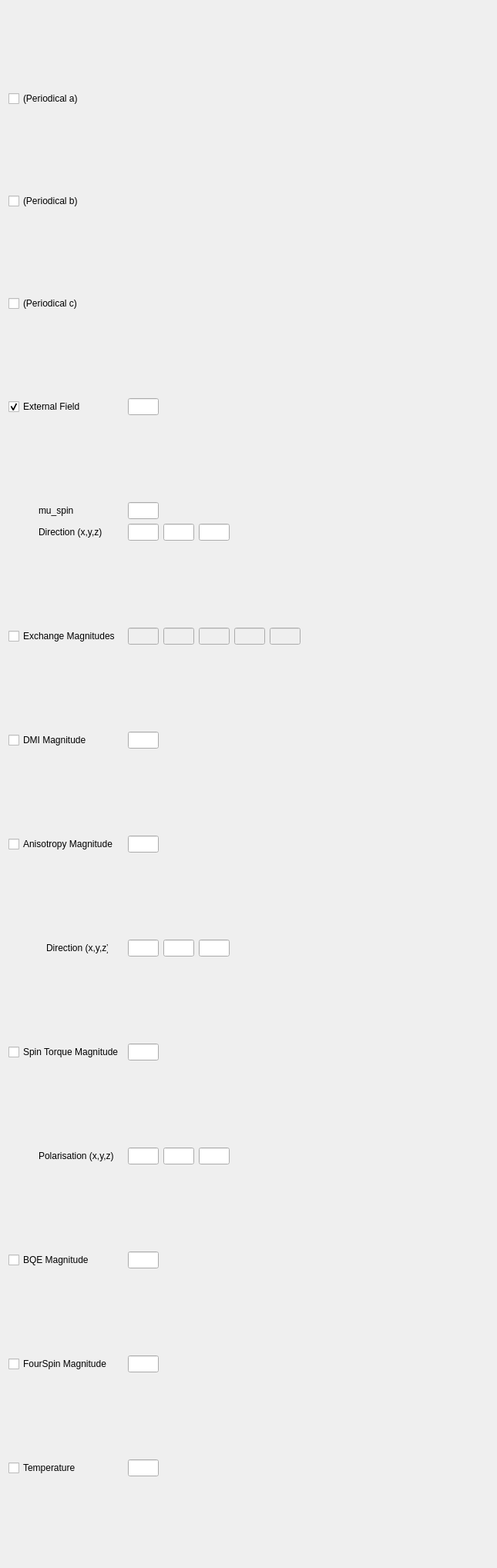
         <widget class="QWidget" name="scrollAreaWidgetContents">
          <property name="geometry">
           <rect>
            <x>0</x>
            <y>0</y>
            <width>645</width>
            <height>2036</height>
           </rect>
          </property>
          <layout class="QGridLayout" name="gridLayout_6">
           <item row="3" column="0">
            <widget class="QCheckBox" name="checkBox_extH">
             <property name="text">
              <string>External Field</string>
             </property>
             <property name="checked">
              <bool>true</bool>
             </property>
             <property name="tristate">
              <bool>false</bool>
             </property>
            </widget>
           </item>
           <item row="19" column="0">
            <layout class="QGridLayout" name="gridLayout_24">
             <item row="0" column="1">
              <widget class="QLabel" name="label_19">
               <property name="maximumSize">
                <size>
                 <width>100</width>
                 <height>16777215</height>
                </size>
               </property>
               <property name="text">
                <string>Polarisation (x,y,z)</string>
               </property>
              </widget>
             </item>
             <item row="0" column="0">
              <spacer name="horizontalSpacer_15">
               <property name="orientation">
                <enum>Qt::Horizontal</enum>
               </property>
               <property name="sizeType">
                <enum>QSizePolicy::Minimum</enum>
               </property>
               <property name="sizeHint" stdset="0">
                <size>
                 <width>30</width>
                 <height>20</height>
                </size>
               </property>
              </spacer>
             </item>
            </layout>
           </item>
           <item row="13" column="0">
            <layout class="QGridLayout" name="gridLayout_23">
             <item row="0" column="1">
              <widget class="QLabel" name="label_17">
               <property name="maximumSize">
                <size>
                 <width>80</width>
                 <height>16777215</height>
                </size>
               </property>
               <property name="text">
                <string>Direction (x,y,z)</string>
               </property>
              </widget>
             </item>
             <item row="0" column="0">
              <spacer name="horizontalSpacer_14">
               <property name="orientation">
                <enum>Qt::Horizontal</enum>
               </property>
               <property name="sizeType">
                <enum>QSizePolicy::Minimum</enum>
               </property>
               <property name="sizeHint" stdset="0">
                <size>
                 <width>30</width>
                 <height>20</height>
                </size>
               </property>
              </spacer>
             </item>
            </layout>
           </item>
           <item row="22" column="0">
            <widget class="QCheckBox" name="checkBox_bqe">
             <property name="text">
              <string>BQE Magnitude</string>
             </property>
            </widget>
           </item>
           <item row="7" column="0">
            <widget class="QCheckBox" name="checkBox_exchange">
             <property name="text">
              <string>Exchange Magnitudes</string>
             </property>
            </widget>
           </item>
           <item row="10" column="1">
            <widget class="QLineEdit" name="lineEdit_dmi">
             <property name="maximumSize">
              <size>
               <width>40</width>
               <height>16777215</height>
              </size>
             </property>
            </widget>
           </item>
           <item row="23" column="1">
            <widget class="QLineEdit" name="lineEdit_fourspin">
             <property name="maximumSize">
              <size>
               <width>40</width>
               <height>16777215</height>
              </size>
             </property>
            </widget>
           </item>
           <item row="23" column="0">
            <widget class="QCheckBox" name="checkBox_fourspin">
             <property name="text">
              <string>FourSpin Magnitude</string>
             </property>
            </widget>
           </item>
           <item row="22" column="1">
            <widget class="QLineEdit" name="lineEdit_bqe">
             <property name="maximumSize">
              <size>
               <width>40</width>
               <height>16777215</height>
              </size>
             </property>
            </widget>
           </item>
           <item row="17" column="0">
            <widget class="QCheckBox" name="checkBox_spin_torque">
             <property name="text">
              <string>Spin Torque Magnitude</string>
             </property>
            </widget>
           </item>
           <item row="10" column="0">
            <widget class="QCheckBox" name="checkBox_dmi">
             <property name="text">
              <string>DMI Magnitude</string>
             </property>
            </widget>
           </item>
           <item row="5" column="1">
            <layout class="QGridLayout" name="gridLayout_15">
             <item row="1" column="2">
              <widget class="QLineEdit" name="lineEdit_extHy">
               <property name="maximumSize">
                <size>
                 <width>40</width>
                 <height>16777215</height>
                </size>
               </property>
              </widget>
             </item>
             <item row="1" column="1">
              <widget class="QLineEdit" name="lineEdit_extHx">
               <property name="maximumSize">
                <size>
                 <width>40</width>
                 <height>16777215</height>
                </size>
               </property>
              </widget>
             </item>
             <item row="1" column="5">
              <spacer name="horizontalSpacer_8">
               <property name="orientation">
                <enum>Qt::Horizontal</enum>
               </property>
               <property name="sizeHint" stdset="0">
                <size>
                 <width>40</width>
                 <height>20</height>
                </size>
               </property>
              </spacer>
             </item>
             <item row="1" column="3">
              <widget class="QLineEdit" name="lineEdit_extHz">
               <property name="maximumSize">
                <size>
                 <width>40</width>
                 <height>16777215</height>
                </size>
               </property>
              </widget>
             </item>
             <item row="0" column="1">
              <widget class="QLineEdit" name="lineEdit_muSpin">
               <property name="maximumSize">
                <size>
                 <width>40</width>
                 <height>16777215</height>
                </size>
               </property>
              </widget>
             </item>
            </layout>
           </item>
           <item row="11" column="1">
            <layout class="QGridLayout" name="gridLayout_17">
             <item row="0" column="1">
              <widget class="QLineEdit" name="lineEdit_aniso">
               <property name="maximumSize">
                <size>
                 <width>40</width>
                 <height>16777215</height>
                </size>
               </property>
              </widget>
             </item>
             <item row="0" column="2">
              <spacer name="horizontalSpacer_10">
               <property name="orientation">
                <enum>Qt::Horizontal</enum>
               </property>
               <property name="sizeHint" stdset="0">
                <size>
                 <width>40</width>
                 <height>20</height>
                </size>
               </property>
              </spacer>
             </item>
            </layout>
           </item>
           <item row="17" column="1">
            <layout class="QGridLayout" name="gridLayout_20">
             <item row="0" column="0">
              <layout class="QGridLayout" name="gridLayout_19">
               <item row="0" column="1">
                <widget class="QLineEdit" name="lineEdit_spin_torque">
                 <property name="maximumSize">
                  <size>
                   <width>40</width>
                   <height>16777215</height>
                  </size>
                 </property>
                </widget>
               </item>
               <item row="0" column="2">
                <spacer name="horizontalSpacer_12">
                 <property name="orientation">
                  <enum>Qt::Horizontal</enum>
                 </property>
                 <property name="sizeHint" stdset="0">
                  <size>
                   <width>40</width>
                   <height>20</height>
                  </size>
                 </property>
                </spacer>
               </item>
              </layout>
             </item>
            </layout>
           </item>
           <item row="3" column="1">
            <layout class="QGridLayout" name="gridLayout_14">
             <item row="0" column="1">
              <widget class="QLineEdit" name="lineEdit_extH">
               <property name="maximumSize">
                <size>
                 <width>40</width>
                 <height>16777215</height>
                </size>
               </property>
              </widget>
             </item>
             <item row="0" column="2">
              <spacer name="horizontalSpacer_7">
               <property name="orientation">
                <enum>Qt::Horizontal</enum>
               </property>
               <property name="sizeHint" stdset="0">
                <size>
                 <width>40</width>
                 <height>20</height>
                </size>
               </property>
              </spacer>
             </item>
            </layout>
           </item>
           <item row="7" column="1">
            <layout class="QGridLayout" name="gridLayout_16">
             <item row="0" column="4">
              <widget class="QLineEdit" name="lineEdit_exchange4">
               <property name="enabled">
                <bool>false</bool>
               </property>
               <property name="maximumSize">
                <size>
                 <width>40</width>
                 <height>16777215</height>
                </size>
               </property>
              </widget>
             </item>
             <item row="0" column="5">
              <widget class="QLineEdit" name="lineEdit_exchange5">
               <property name="enabled">
                <bool>false</bool>
               </property>
               <property name="maximumSize">
                <size>
                 <width>40</width>
                 <height>16777215</height>
                </size>
               </property>
              </widget>
             </item>
             <item row="0" column="3">
              <widget class="QLineEdit" name="lineEdit_exchange3">
               <property name="enabled">
                <bool>false</bool>
               </property>
               <property name="maximumSize">
                <size>
                 <width>40</width>
                 <height>16777215</height>
                </size>
               </property>
              </widget>
             </item>
             <item row="0" column="2">
              <widget class="QLineEdit" name="lineEdit_exchange2">
               <property name="enabled">
                <bool>false</bool>
               </property>
               <property name="maximumSize">
                <size>
                 <width>40</width>
                 <height>16777215</height>
                </size>
               </property>
              </widget>
             </item>
             <item row="0" column="1">
              <widget class="QLineEdit" name="lineEdit_exchange1">
               <property name="enabled">
                <bool>false</bool>
               </property>
               <property name="maximumSize">
                <size>
                 <width>40</width>
                 <height>16777215</height>
                </size>
               </property>
              </widget>
             </item>
             <item row="0" column="6">
              <spacer name="horizontalSpacer_9">
               <property name="orientation">
                <enum>Qt::Horizontal</enum>
               </property>
               <property name="sizeHint" stdset="0">
                <size>
                 <width>40</width>
                 <height>20</height>
                </size>
               </property>
              </spacer>
             </item>
            </layout>
           </item>
           <item row="19" column="1">
            <layout class="QGridLayout" name="gridLayout_22">
             <item row="0" column="1">
              <widget class="QLineEdit" name="lineEdit_spin_torquex">
               <property name="maximumSize">
                <size>
                 <width>40</width>
                 <height>16777215</height>
                </size>
               </property>
              </widget>
             </item>
             <item row="0" column="3">
              <widget class="QLineEdit" name="lineEdit_spin_torquez">
               <property name="maximumSize">
                <size>
                 <width>40</width>
                 <height>16777215</height>
                </size>
               </property>
              </widget>
             </item>
             <item row="0" column="2">
              <widget class="QLineEdit" name="lineEdit_spin_torquey">
               <property name="maximumSize">
                <size>
                 <width>40</width>
                 <height>16777215</height>
                </size>
               </property>
              </widget>
             </item>
             <item row="0" column="5">
              <spacer name="horizontalSpacer_13">
               <property name="orientation">
                <enum>Qt::Horizontal</enum>
               </property>
               <property name="sizeHint" stdset="0">
                <size>
                 <width>40</width>
                 <height>20</height>
                </size>
               </property>
              </spacer>
             </item>
            </layout>
           </item>
           <item row="13" column="1">
            <layout class="QGridLayout" name="gridLayout_18">
             <item row="0" column="3">
              <widget class="QLineEdit" name="lineEdit_anisoz">
               <property name="maximumSize">
                <size>
                 <width>40</width>
                 <height>16777215</height>
                </size>
               </property>
              </widget>
             </item>
             <item row="0" column="2">
              <widget class="QLineEdit" name="lineEdit_anisoy">
               <property name="maximumSize">
                <size>
                 <width>40</width>
                 <height>16777215</height>
                </size>
               </property>
              </widget>
             </item>
             <item row="0" column="1">
              <widget class="QLineEdit" name="lineEdit_anisox">
               <property name="maximumSize">
                <size>
                 <width>40</width>
                 <height>16777215</height>
                </size>
               </property>
              </widget>
             </item>
             <item row="0" column="5">
              <spacer name="horizontalSpacer_11">
               <property name="orientation">
                <enum>Qt::Horizontal</enum>
               </property>
               <property name="sizeHint" stdset="0">
                <size>
                 <width>40</width>
                 <height>20</height>
                </size>
               </property>
              </spacer>
             </item>
            </layout>
           </item>
           <item row="24" column="0">
            <widget class="QCheckBox" name="checkBox_Temperature">
             <property name="text">
              <string>Temperature</string>
             </property>
            </widget>
           </item>
           <item row="11" column="0">
            <widget class="QCheckBox" name="checkBox_aniso">
             <property name="text">
              <string>Anisotropy Magnitude</string>
             </property>
            </widget>
           </item>
           <item row="3" column="2">
            <spacer name="horizontalSpacer_6">
             <property name="orientation">
              <enum>Qt::Horizontal</enum>
             </property>
             <property name="sizeHint" stdset="0">
              <size>
               <width>40</width>
               <height>20</height>
              </size>
             </property>
            </spacer>
           </item>
           <item row="24" column="1">
            <widget class="QLineEdit" name="lineEdit_temper">
             <property name="maximumSize">
              <size>
               <width>40</width>
               <height>16777215</height>
              </size>
             </property>
            </widget>
           </item>
           <item row="5" column="0">
            <layout class="QGridLayout" name="gridLayout_25">
             <item row="1" column="1">
              <widget class="QLabel" name="label_14">
               <property name="maximumSize">
                <size>
                 <width>100</width>
                 <height>16777215</height>
                </size>
               </property>
               <property name="text">
                <string>Direction (x,y,z)</string>
               </property>
              </widget>
             </item>
             <item row="1" column="0">
              <spacer name="horizontalSpacer_16">
               <property name="orientation">
                <enum>Qt::Horizontal</enum>
               </property>
               <property name="sizeType">
                <enum>QSizePolicy::Minimum</enum>
               </property>
               <property name="sizeHint" stdset="0">
                <size>
                 <width>30</width>
                 <height>20</height>
                </size>
               </property>
              </spacer>
             </item>
             <item row="0" column="1">
              <widget class="QLabel" name="label_13">
               <property name="text">
                <string>mu_spin</string>
               </property>
              </widget>
             </item>
            </layout>
           </item>
           <item row="0" column="0">
            <widget class="QCheckBox" name="checkBox_iso_periodical_a">
             <property name="text">
              <string>(Periodical a)</string>
             </property>
             <property name="checkable">
              <bool>true</bool>
             </property>
            </widget>
           </item>
           <item row="1" column="0">
            <widget class="QCheckBox" name="checkBox_iso_periodical_b">
             <property name="text">
              <string>(Periodical b)</string>
             </property>
            </widget>
           </item>
           <item row="2" column="0">
            <widget class="QCheckBox" name="checkBox_iso_periodical_c">
             <property name="text">
              <string>(Periodical c)</string>
             </property>
            </widget>
           </item>
          </layout>
         </widget>
